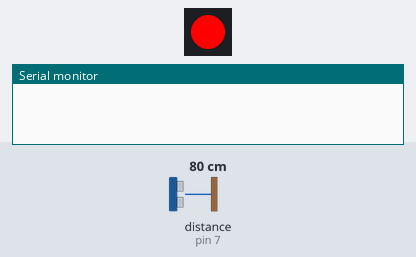
Recording of a sketch running on a simulated Arduino Uno, built with avr-gcc and run on an emulated ATmega328P. Parts: 1 RGB LEDs in strip order, left to right, the last lines printed to the serial monitor. Wiring (inferred from the names in the program): ultrasonic range finder: trigger pin 6; echo pin 7. Inputs (shaded band) come from the test bench; at power-on: distance to the obstacle (sensor on pin 7) 80 cm. The echo pulse lasts 58.3 µs per cm; dim RGB values are drawn brighter than linear; the strip is taken to match the declared colour order.

Above: at 1.2 s.
1.3 s: distance to the obstacle (sensor on pin 7) set to 4 cm
At 1.8 s:
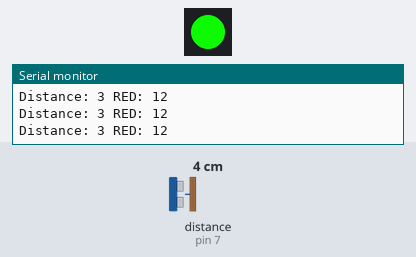
2.8 s: distance to the obstacle (sensor on pin 7) set to 18 cm
At 4.0 s:
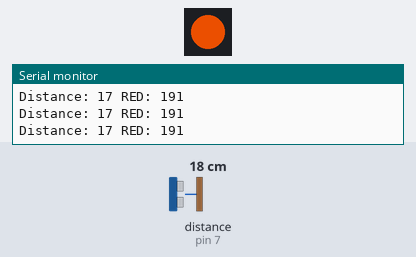
4.3 s: distance to the obstacle (sensor on pin 7) set to 2 cm
At 5.3 s:
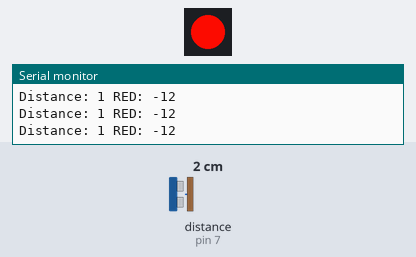
5.8 s: distance to the obstacle (sensor on pin 7) set to 9 cm
At 7.0 s:
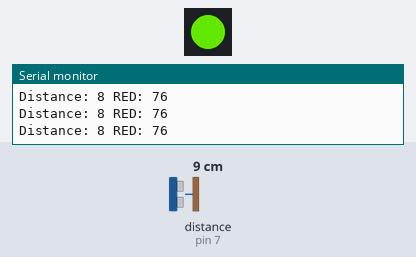
7.3 s: distance to the obstacle (sensor on pin 7) set to 35 cm
At 7.9 s:
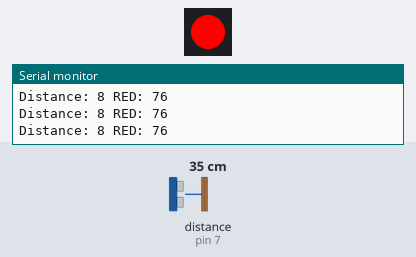
Timing chart, 0 to 9.8 s (numbered marks = the images above; inputs shaded):
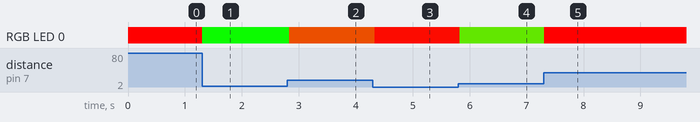

Measured:
- after the input at 1.3 s, RGB LED 0: RGB(255, 0, 0) → RGB(12, 243, 0) at once
- after the input at 2.8 s, RGB LED 0: RGB(12, 243, 0) → RGB(191, 64, 0) at once
- after the input at 4.3 s, RGB LED 0: RGB(191, 64, 0) → RGB(244, 11, 0) at once
- after the input at 5.8 s, RGB LED 0: RGB(244, 11, 0) → RGB(76, 179, 0) at once
- after the input at 7.3 s, RGB LED 0: RGB(76, 179, 0) → RGB(255, 0, 0) at once

The sketch:

light_sensor_demo.ino
```cpp
#include <Adafruit_NeoPixel.h>

#define TRIG_PIN 6
#define ECHO_PIN 7
#define LED_PIN 4
#define MIN_DIST 2
#define MAX_DIST 20

// Parameter 1 = number of pixels in strip
// Parameter 2 = pin number (most are valid)
// Parameter 3 = pixel type flags, add together as needed:
//   NEO_KHZ800  800 KHz bitstream (most NeoPixel products w/WS2812 LEDs)
//   NEO_KHZ400  400 KHz (classic 'v1' (not v2) FLORA pixels, WS2811 drivers)
//   NEO_GRB     Pixels are wired for GRB bitstream (most NeoPixel products)
//   NEO_RGB     Pixels are wired for RGB bitstream (v1 FLORA pixels, not v2)
Adafruit_NeoPixel strip = Adafruit_NeoPixel(1, LED_PIN, NEO_RGB + NEO_KHZ800);
// defines variables
long duration;
int distance;
int greenVal = 255;
int redVal = 0;


void setup() {
  strip.begin();
  strip.show(); // Initialize all pixels to 'off'

  pinMode(TRIG_PIN, OUTPUT); // Sets the trigPin as an Output
  pinMode(ECHO_PIN, INPUT); // Sets the echoPin as an Input

  Serial.begin(9600);
}

void loop() {
  digitalWrite(TRIG_PIN, LOW);
  delayMicroseconds(2);

  // Sets the trigPin on HIGH state for 10 micro seconds
  digitalWrite(TRIG_PIN, HIGH);
  delayMicroseconds(10);
  digitalWrite(TRIG_PIN, LOW);

  // Reads the echoPin, returns the sound wave travel time in microseconds
  duration = pulseIn(ECHO_PIN, HIGH);
  // Calculating the distance
  distance= duration*0.034/2;
  // Prints the distance on the Serial Monitor

  if ( distance <= MAX_DIST) {
    Serial.print("Distance: ");
    Serial.print(distance);
    int color = (255 *  (distance -2)) / MAX_DIST;
    Serial.print(" RED: ");
    Serial.println(color);
    greenVal = color;
    redVal = 255 - color;

  } else {
    greenVal = 255;
    redVal = 0;
  }

  strip.setPixelColor(0, greenVal,  redVal, 0);
  strip.show();


}
```
